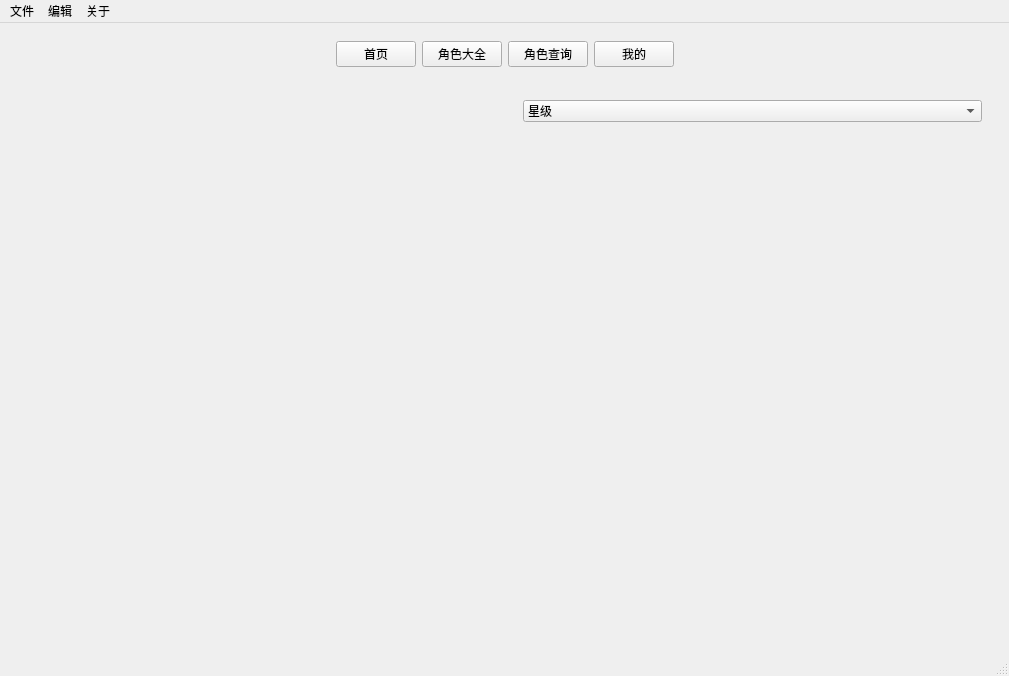
<?xml version="1.0" encoding="UTF-8"?>
<ui version="4.0">
 <class>MainWindow</class>
 <widget class="QMainWindow" name="MainWindow">
  <property name="geometry">
   <rect>
    <x>0</x>
    <y>0</y>
    <width>1009</width>
    <height>676</height>
   </rect>
  </property>
  <property name="sizePolicy">
   <sizepolicy hsizetype="Fixed" vsizetype="Fixed">
    <horstretch>0</horstretch>
    <verstretch>0</verstretch>
   </sizepolicy>
  </property>
  <property name="minimumSize">
   <size>
    <width>1009</width>
    <height>676</height>
   </size>
  </property>
  <property name="maximumSize">
   <size>
    <width>1009</width>
    <height>676</height>
   </size>
  </property>
  <property name="windowTitle">
   <string>MainWindow</string>
  </property>
  <widget class="QWidget" name="centralwidget">
   <layout class="QGridLayout" name="gridLayout_5">
    <item row="0" column="0">
     <widget class="QWidget" name="widget" native="true">
      <layout class="QHBoxLayout" name="horizontalLayout">
       <item>
        <spacer name="horizontalSpacer">
         <property name="orientation">
          <enum>Qt::Horizontal</enum>
         </property>
         <property name="sizeHint" stdset="0">
          <size>
           <width>40</width>
           <height>20</height>
          </size>
         </property>
        </spacer>
       </item>
       <item>
        <widget class="QPushButton" name="home_page">
         <property name="text">
          <string>首页</string>
         </property>
        </widget>
       </item>
       <item>
        <widget class="QPushButton" name="all_characters">
         <property name="text">
          <string>角色大全</string>
         </property>
        </widget>
       </item>
       <item>
        <widget class="QPushButton" name="character_query">
         <property name="text">
          <string>角色查询</string>
         </property>
        </widget>
       </item>
       <item>
        <widget class="QPushButton" name="mine">
         <property name="text">
          <string>我的</string>
         </property>
        </widget>
       </item>
       <item>
        <spacer name="horizontalSpacer_2">
         <property name="orientation">
          <enum>Qt::Horizontal</enum>
         </property>
         <property name="sizeHint" stdset="0">
          <size>
           <width>40</width>
           <height>20</height>
          </size>
         </property>
        </spacer>
       </item>
      </layout>
     </widget>
    </item>
    <item row="1" column="0">
     <widget class="QStackedWidget" name="Main_Widget">
      <property name="currentIndex">
       <number>1</number>
      </property>
      <widget class="QWidget" name="page_0">
       <widget class="QLabel" name="label_2">
        <property name="geometry">
         <rect>
          <x>610</x>
          <y>60</y>
          <width>341</width>
          <height>161</height>
         </rect>
        </property>
        <property name="font">
         <font>
          <family>Agency FB</family>
          <pointsize>30</pointsize>
          <weight>75</weight>
          <bold>true</bold>
         </font>
        </property>
        <property name="text">
         <string>欢迎来到
原神角色图鉴~</string>
        </property>
       </widget>
       <widget class="QLabel" name="disply">
        <property name="geometry">
         <rect>
          <x>20</x>
          <y>40</y>
          <width>561</width>
          <height>441</height>
         </rect>
        </property>
        <property name="text">
         <string/>
        </property>
       </widget>
      </widget>
      <widget class="QWidget" name="page_1">
       <layout class="QGridLayout" name="gridLayout_3">
        <item row="1" column="0">
         <widget class="QScrollArea" name="scrollArea">
          <property name="autoFillBackground">
           <bool>false</bool>
          </property>
          <property name="styleSheet">
           <string notr="true">#scrollArea{background-color:transparent;

border-width:0;border-style:outset}</string>
          </property>
          <property name="widgetResizable">
           <bool>true</bool>
          </property>
          <widget class="QWidget" name="scrollAreaWidgetContents">
           <property name="geometry">
            <rect>
             <x>0</x>
             <y>0</y>
             <width>973</width>
             <height>492</height>
            </rect>
           </property>
           <property name="autoFillBackground">
            <bool>true</bool>
           </property>
           <property name="styleSheet">
            <string notr="true"/>
           </property>
           <layout class="QGridLayout" name="gridLayout_2">
            <item row="0" column="0">
             <widget class="QWidget" name="widget_3" native="true">
              <layout class="QGridLayout" name="gridLayout">
               <item row="1" column="0">
                <widget class="show_widget" name="show5" native="true"/>
               </item>
               <item row="0" column="0">
                <widget class="show_widget" name="show1" native="true"/>
               </item>
               <item row="0" column="2">
                <widget class="show_widget" name="show3" native="true"/>
               </item>
               <item row="2" column="1">
                <widget class="show_widget" name="show10" native="true">
                 <property name="enabled">
                  <bool>true</bool>
                 </property>
                </widget>
               </item>
               <item row="1" column="2">
                <widget class="show_widget" name="show7" native="true"/>
               </item>
               <item row="1" column="1">
                <widget class="show_widget" name="show6" native="true"/>
               </item>
               <item row="0" column="1">
                <widget class="show_widget" name="show2" native="true"/>
               </item>
               <item row="1" column="3">
                <widget class="show_widget" name="show8" native="true"/>
               </item>
               <item row="0" column="3">
                <widget class="show_widget" name="show4" native="true"/>
               </item>
               <item row="2" column="0">
                <widget class="show_widget" name="show9" native="true"/>
               </item>
              </layout>
             </widget>
            </item>
           </layout>
          </widget>
         </widget>
        </item>
        <item row="0" column="0">
         <widget class="QWidget" name="widget_4" native="true">
          <layout class="QHBoxLayout" name="horizontalLayout_3">
           <item>
            <widget class="QLabel" name="path_all">
             <property name="text">
              <string/>
             </property>
            </widget>
           </item>
           <item>
            <spacer name="horizontalSpacer_3">
             <property name="orientation">
              <enum>Qt::Horizontal</enum>
             </property>
             <property name="sizeType">
              <enum>QSizePolicy::Preferred</enum>
             </property>
             <property name="sizeHint" stdset="0">
              <size>
               <width>30</width>
               <height>20</height>
              </size>
             </property>
            </spacer>
           </item>
           <item>
            <widget class="QComboBox" name="comboBox">
             <item>
              <property name="text">
               <string>星级</string>
              </property>
             </item>
             <item>
              <property name="text">
               <string>性别</string>
              </property>
             </item>
             <item>
              <property name="text">
               <string>国家</string>
              </property>
             </item>
             <item>
              <property name="text">
               <string>使用武器</string>
              </property>
             </item>
            </widget>
           </item>
          </layout>
         </widget>
        </item>
       </layout>
      </widget>
      <widget class="QWidget" name="page_2">
       <widget class="QWidget" name="widget_2" native="true">
        <property name="geometry">
         <rect>
          <x>110</x>
          <y>10</y>
          <width>771</width>
          <height>61</height>
         </rect>
        </property>
        <layout class="QHBoxLayout" name="horizontalLayout_2">
         <item>
          <widget class="QLineEdit" name="searchtext">
           <property name="sizePolicy">
            <sizepolicy hsizetype="Expanding" vsizetype="Expanding">
             <horstretch>0</horstretch>
             <verstretch>0</verstretch>
            </sizepolicy>
           </property>
           <property name="font">
            <font>
             <family>Agency FB</family>
             <pointsize>11</pointsize>
            </font>
           </property>
           <property name="text">
            <string/>
           </property>
          </widget>
         </item>
         <item>
          <widget class="QPushButton" name="search">
           <property name="sizePolicy">
            <sizepolicy hsizetype="Minimum" vsizetype="Expanding">
             <horstretch>0</horstretch>
             <verstretch>0</verstretch>
            </sizepolicy>
           </property>
           <property name="text">
            <string>搜索</string>
           </property>
           <property name="shortcut">
            <string>Return</string>
           </property>
          </widget>
         </item>
        </layout>
       </widget>
       <widget class="QWidget" name="preshow" native="true">
        <property name="geometry">
         <rect>
          <x>100</x>
          <y>90</y>
          <width>211</width>
          <height>431</height>
         </rect>
        </property>
        <layout class="QVBoxLayout" name="verticalLayout">
         <item>
          <widget class="QLabel" name="label">
           <property name="text">
            <string/>
           </property>
          </widget>
         </item>
         <item>
          <widget class="QPushButton" name="pushButton">
           <property name="text">
            <string>查看</string>
           </property>
          </widget>
         </item>
        </layout>
       </widget>
      </widget>
      <widget class="QWidget" name="page_3">
       <layout class="QGridLayout" name="gridLayout_4">
        <item row="1" column="1">
         <widget class="QScrollArea" name="scrollArea_2">
          <property name="widgetResizable">
           <bool>true</bool>
          </property>
          <widget class="QWidget" name="scrollAreaWidgetContents_2">
           <property name="geometry">
            <rect>
             <x>0</x>
             <y>0</y>
             <width>971</width>
             <height>490</height>
            </rect>
           </property>
           <property name="styleSheet">
            <string notr="true">background color : rgba(255, 255, 255, 0)</string>
           </property>
           <layout class="QVBoxLayout" name="verticalLayout_2">
            <item>
             <widget class="QWidget" name="widget_5" native="true">
              <layout class="QGridLayout" name="gridLayout_7">
               <item row="0" column="0">
                <widget class="show_widget" name="my1" native="true"/>
               </item>
               <item row="0" column="1">
                <widget class="show_widget" name="my2" native="true"/>
               </item>
               <item row="0" column="2">
                <widget class="show_widget" name="my3" native="true"/>
               </item>
               <item row="0" column="3">
                <widget class="show_widget" name="my4" native="true"/>
               </item>
               <item row="1" column="0">
                <widget class="show_widget" name="my5" native="true"/>
               </item>
               <item row="1" column="1">
                <widget class="show_widget" name="my6" native="true"/>
               </item>
               <item row="1" column="2">
                <widget class="show_widget" name="my7" native="true"/>
               </item>
               <item row="1" column="3">
                <widget class="show_widget" name="my8" native="true"/>
               </item>
               <item row="2" column="0">
                <widget class="show_widget" name="my9" native="true"/>
               </item>
               <item row="2" column="1">
                <widget class="show_widget" name="my10" native="true"/>
               </item>
              </layout>
             </widget>
            </item>
           </layout>
          </widget>
         </widget>
        </item>
        <item row="0" column="1">
         <widget class="QWidget" name="widget_6" native="true">
          <property name="sizePolicy">
           <sizepolicy hsizetype="Preferred" vsizetype="Preferred">
            <horstretch>0</horstretch>
            <verstretch>0</verstretch>
           </sizepolicy>
          </property>
          <layout class="QHBoxLayout" name="horizontalLayout_4">
           <item>
            <widget class="QLabel" name="path_my">
             <property name="text">
              <string/>
             </property>
            </widget>
           </item>
           <item>
            <spacer name="horizontalSpacer_4">
             <property name="orientation">
              <enum>Qt::Horizontal</enum>
             </property>
             <property name="sizeType">
              <enum>QSizePolicy::Preferred</enum>
             </property>
             <property name="sizeHint" stdset="0">
              <size>
               <width>40</width>
               <height>20</height>
              </size>
             </property>
            </spacer>
           </item>
           <item>
            <widget class="QComboBox" name="comboBox_my">
             <item>
              <property name="text">
               <string>星级</string>
              </property>
             </item>
             <item>
              <property name="text">
               <string>性别</string>
              </property>
             </item>
             <item>
              <property name="text">
               <string>国家</string>
              </property>
             </item>
             <item>
              <property name="text">
               <string>使用武器</string>
              </property>
             </item>
            </widget>
           </item>
          </layout>
         </widget>
        </item>
       </layout>
      </widget>
     </widget>
    </item>
   </layout>
  </widget>
  <widget class="QMenuBar" name="menubar">
   <property name="geometry">
    <rect>
     <x>0</x>
     <y>0</y>
     <width>1009</width>
     <height>26</height>
    </rect>
   </property>
   <widget class="QMenu" name="menu">
    <property name="title">
     <string>文件</string>
    </property>
    <addaction name="import_mine"/>
   </widget>
   <widget class="QMenu" name="actionabout">
    <property name="title">
     <string>关于</string>
    </property>
   </widget>
   <widget class="QMenu" name="menu_3">
    <property name="title">
     <string>编辑</string>
    </property>
    <addaction name="actionadd"/>
    <addaction name="actiondelete"/>
   </widget>
   <addaction name="menu"/>
   <addaction name="menu_3"/>
   <addaction name="actionabout"/>
  </widget>
  <widget class="QStatusBar" name="statusBar"/>
  <action name="import_all">
   <property name="text">
    <string>导入全部</string>
   </property>
  </action>
  <action name="import_mine">
   <property name="text">
    <string>导入我的角色</string>
   </property>
  </action>
  <action name="actionadd">
   <property name="text">
    <string>添加角色</string>
   </property>
  </action>
  <action name="actiondelete">
   <property name="text">
    <string>删除角色</string>
   </property>
  </action>
 </widget>
 <customwidgets>
  <customwidget>
   <class>show_widget</class>
   <extends>QWidget</extends>
   <header location="global">show_widget.h</header>
   <container>1</container>
  </customwidget>
 </customwidgets>
 <resources/>
 <connections/>
</ui>
